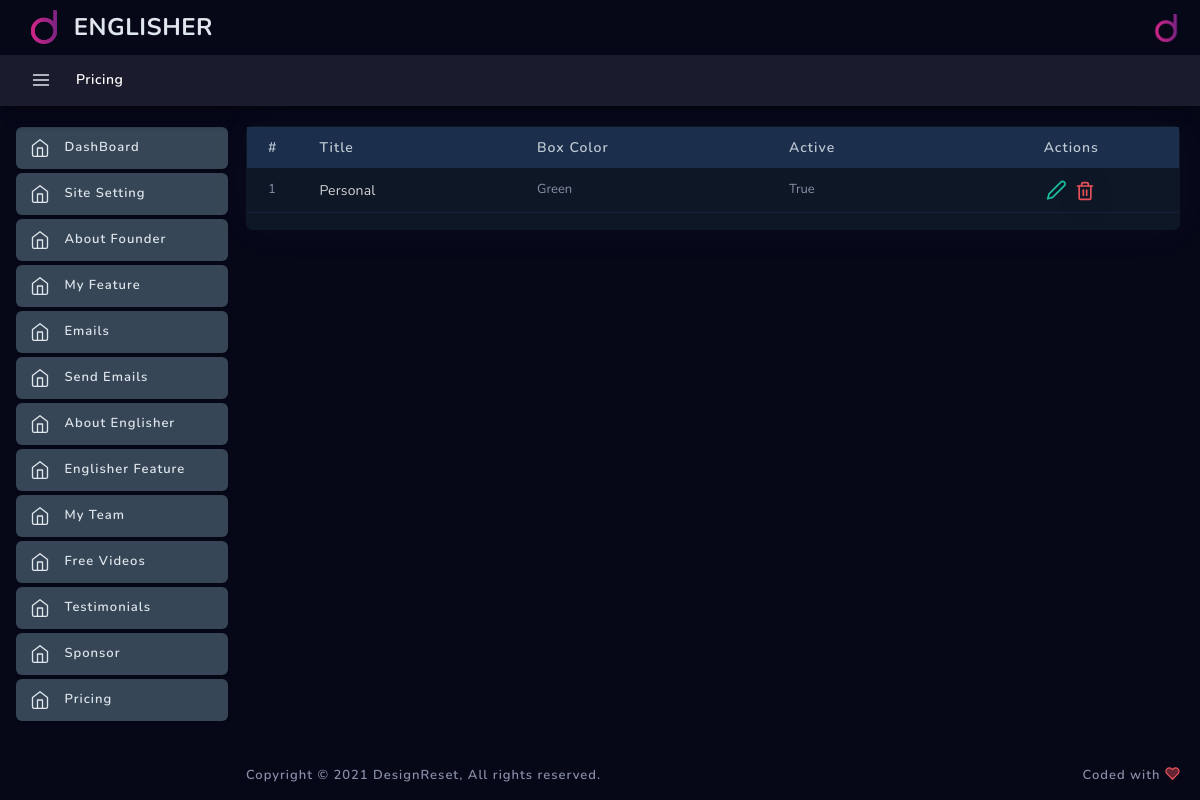
The page /dashboard/pricing/list/ (signed in) on the database its author committed.
### englisher/models.py (models this page shows)
class Pricing(models.Model):
    title = models.CharField(max_length=250)
    plan_included = models.TextField()
    payment_url = models.URLField()
    box_color = models.CharField(max_length=10,choices=COLOR_CHOICES)
    active = models.BooleanField(default=False)
    created = models.DateTimeField(auto_now_add=True)
    updated = models.DateTimeField(auto_now=True)
    def __str__(self):
        return self.title

### englisher/dashbord/pricing/views.py (the view)
# urls.py: path("pricing/list/", PricingListView.as_view(), name="pricing-list"),
class PricingListView(PricingMixin, ListView):
    template_name = "dashboard/dash_template/pricing/list.html"
    permission_required = "englisher.view_pricing"

### templates/dashboard/dash_template/pricing/list.html (shortened to what this page needs)
{% extends 'dashboard/base.html' %}
{% load static %}
{% block pagelevelcss %}
<link rel="stylesheet" type="text/css" href="{% static 'dashboard/plugins/table/datatable/datatables.css' %}">
<link rel="stylesheet" type="text/css" href="{% static 'dashboard/plugins/table/datatable/dt-global_style.css' %}">
<link rel="stylesheet" type="text/css" href="{% static 'dashboard/assets/css/forms/theme-checkbox-radio.css' %}">
<link href="{% static 'dashboard/assets/css/apps/invoice-list.css' %}" rel="stylesheet" type="text/css" />
<link href="{% static 'dashboard/assets/css/tables/table-basic.css' %}" rel="stylesheet" type="text/css" />
{% endblock pagelevelcss %}
{% block breadcrumb %}
<li class="breadcrumb-item active" aria-current="page"><span>Pricing</span></li>
{% endblock breadcrumb %}
{% block content %}
<div class="row layout-top-spacing">
    <div class="col-xl-12 col-lg-12 col-sm-12 layout-spacing">
        <div class="widget-content widget-content-area br-6">
            <table id="invoice-list" class="table table-hover" style="width:100%">
                <thead>
                    <tr>
                        <th class="checkbox-column" style="width: 10px;"> # </th>
                        <th>Title</th>
                        <th>Box Color</th>
                        <th>Active</th>
                        <th class="text-center">Actions</th>
                    </tr>
                </thead>
                <tbody>
                    {% for pricing in object_list %}
                    <tr>
                        <td class="checkbox-column"> 1 </td>
                        <td>
                            <div class="d-flex">
                                <p class="align-self-center mb-0 user-name">{{pricing}}</p>
                            </div>
                        </td>
                        <td>{{pricing.get_box_color_display}}</td>
                        <td>{{pricing.active}}</td>
                        <td class="text-center">
                            <ul class="table-controls">
                                <li><a href="{% url 'pricing-edit' pricing.id %}" data-toggle="tooltip" data-placement="top" title="" data-original-title="Edit"><svg xmlns="http://www.w3.org/2000/svg" width="24" height="24" viewBox="0 0 24 24" fill="none" stroke="currentColor" stroke-width="2" stroke-linecap="round" stroke-linejoin="round" class="feather feather-edit-2 text-success"><path d="M17 3a2.828 2.828 0 1 1 4 4L7.5 20.5 2 22l1.5-5.5L17 3z"></path></svg></a></li>
                                <li>
                                    <form action="{% url 'pricing-delete' pricing.id %}" method="post">
                                        <button type="submit" class="btn p-0" style="background-color:transparent" >
                                        </button>
                                    </form>
                                </li>
                            </ul>
                        </td>
                    </tr>
                    {% endfor %}
                </tbody>
            </table>
        </div>
    </div>
</div>
{% endblock content %}

### englisher/static/dashboard/assets/css/dashboard/dash_1.css (style rules this page uses)
.layout-spacing { padding-bottom: 25px; }

### englisher/static/dashboard/assets/css/apps/invoice-list.css (style rules this page uses)
.widget-content-area, .dataTables_wrapper { padding: 0; }
.table > thead { border-top: none; border-bottom: none; }
.table > thead > tr > th { text-transform: initial; font-weight: 600; border-top: none; border-right: none; border-left: none; padding-top: 0; padding-bottom: 0; padding-left: 0; -webkit-transition: all 0.1s ease; transition: all 0.1s ease; padding: 10px 21px 10px 21px; font-weight: 600; font-size: 14px; letter-spacing: 1px; white-space: nowrap; }
.table > thead > tr > th:first-child:before, .table > thead > tr > th:first-child:after { display: none; }
.table > thead > tr > th:last-child:before, .table > thead > tr > th:last-child:after { display: none; }
.table > tbody:before { display: none; }
.table > tbody > tr > td { padding: 0; padding: 10px 21px 10px 21px; letter-spacing: normal; white-space: nowrap; }
.table > tbody > tr > td:first-child { border-top-left-radius: 6px; }
.table > tbody > tr > td .user-name { color: #d3d3d3; font-size: 14px; letter-spacing: .14px; margin-bottom: 0; overflow: hidden; text-align: left; text-overflow: ellipsis; white-space: nowrap; word-wrap: break-word; }

### englisher/static/dashboard/assets/css/tables/table-basic.css (style rules this page uses)
.table-controls { padding: 0; margin: 0; list-style: none; }
.table-controls > li { display: inline-block; margin: 0 2px; line-height: 1; }
.table-controls > li > a { display: inline-block; }

### englisher/static/dashboard/assets/css/main.css (style rules this page uses)
html { min-height: 100%; }
body { color: #888ea8; height: 100%; font-size: 0.875rem; background: #f1f2f3; overflow-x: hidden; overflow-y: auto; letter-spacing: 0.0312rem; font-family: 'Nunito', sans-serif; }
p { margin-top: 0; margin-bottom: 0.625rem; color: #515365; }
a { color: #e0e6ed; outline: none; }
.btn { padding: 0.4375rem 1.25rem; text-shadow: none; font-size: 14px; color: #3b3f5c; font-weight: normal; white-space: normal; word-wrap: break-word; transition: .2s ease-out; touch-action: manipulation; cursor: pointer; background-color: #f1f2f3; box-shadow: 0px 5px 20px 0 rgba(0, 0, 0, 0.1); will-change: opacity, transform; transition: all 0.3s ease-out; -webkit-transition: all 0.3s ease-out; }
.btn svg { width: 20px; height: 20px; vertical-align: bottom; }
.table > tbody > tr > td { vertical-align: middle; color: #515365; font-size: 13px; letter-spacing: 1px; }
.table > thead > tr > th { color: #4361ee; font-weight: 700; font-size: 13px; letter-spacing: 1px; text-transform: uppercase; }
.table thead th { vertical-align: bottom; border-bottom: none; }
.table-controls > li > a svg { color: #25d5e4; }
.table-controls > li > a svg { color: #888ea8; width: 21px; }
.table { background-color: #0e1726; }
.table > thead > tr > th { color: #d3d3d3; }
.table > tbody > tr > td { color: #bfc9d4; }
.table.table-hover tbody tr { background-color: #060818; }
.table td, .table th, .table thead th { border-color: #191e3a !important; }
.br-6 { border-radius: 6px !important; }
.text-success { color: #1abc9c !important; }
.text-danger { color: #e7515a !important; }

### englisher/static/dashboard/assets/css/structure.css (style rules this page uses)
html { min-height: 100%; }
body { color: #888ea8; height: 100%; font-size: 0.875rem; background: #060818; overflow-x: hidden; overflow-y: auto; letter-spacing: 0.0312rem; font-family: 'Nunito', sans-serif; }
p { margin-top: 0; margin-bottom: 0.625rem; color: #ebedf2; }
.layout-top-spacing { margin-top: 20px; }
.layout-spacing { padding-bottom: 40px; }
.widget-content-area { padding: 20px; position: relative; background-color: #0e1726; border-bottom-left-radius: 6px; border-bottom-right-radius: 6px; }
.sub-header-container .breadcrumb-one .breadcrumb-item { align-self: center; display: flex; }
.sub-header-container .breadcrumb-one .breadcrumb-item span { vertical-align: sub; }
.sub-header-container .breadcrumb-one .breadcrumb-item.active { color: #fff; font-weight: 600; }

### rows shown on the page
Pricing: title "Personal", box_color "Green", active "True"
